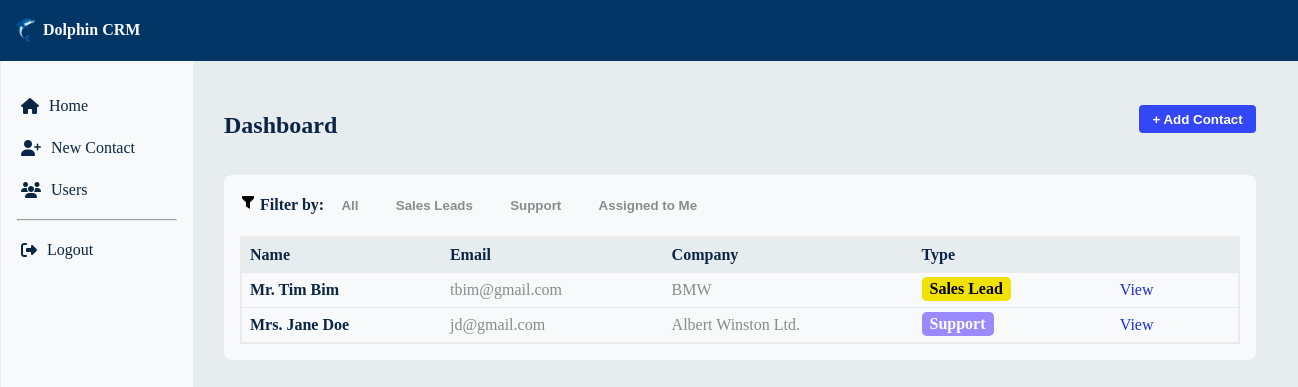
Before: /pages/dashboard.php with the older database file.
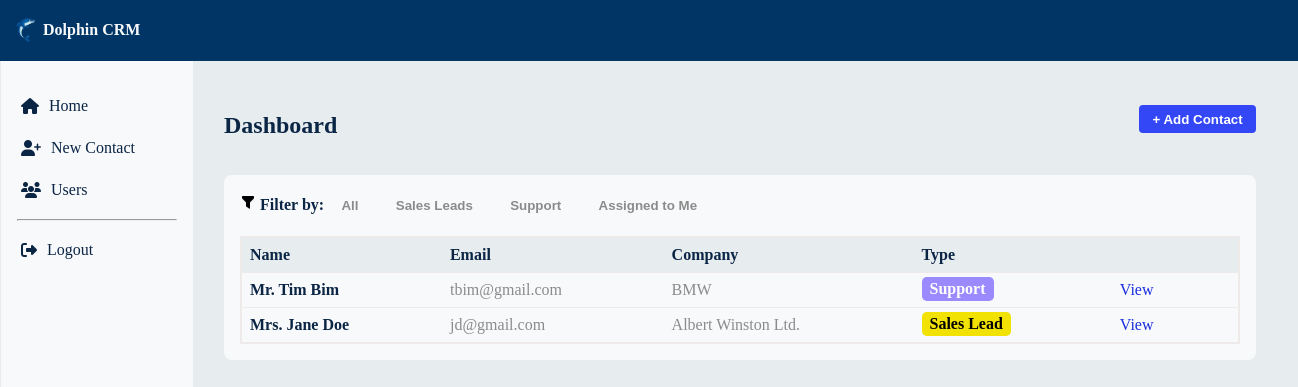
After: the same page with the newer database file.
### tables this page shows
CREATE TABLE `contacts` (
  `id` int(8) NOT NULL,
  `title` varchar(8) NOT NULL,
  `firstname` varchar(32) NOT NULL,
  `lastname` varchar(32) NOT NULL,
  `email` varchar(64) NOT NULL,
  `telephone` varchar(32) NOT NULL,
  `company` varchar(255) NOT NULL,
  `type` varchar(255) NOT NULL,
  `assigned_to` int(8) NOT NULL,
  `created_by` int(8) NOT NULL,
  `created_at` timestamp NOT NULL DEFAULT current_timestamp(),
  `updated_at` timestamp NOT NULL DEFAULT current_timestamp() ON UPDATE current_timestamp()
);

### pages/dashboard.php (the view, shortened to what this page needs)
<?php
require '../includes/dbconfig.php';
include '../includes/metadata.php';
include '../includes/header.php';
include '../includes/sidebar.php';
$fltr = $_GET['filter'] ?? 'all';
$id =[];
$exc = "SELECT * FROM Contacts";
$stmt = $conn->prepare($exc);
$stmt->execute($id);
$contacts = $stmt->fetchAll(PDO::FETCH_ASSOC);
?>
<head>
</head>
<div class="main-content">
    <div class="dashboard-header">
        <h2>Dashboard</h2>
        <a href="./new-contact.php">
        <button id="add-contact-btn">+ Add Contact</button>
        </a>
    </div>
    <div class="dashboard-container">
        <div class="filter-options">
            <span id="filter-label"><img src="images/filter-icon.png" alt="Filter Icon" id="filter-icon"> Filter by: </>
            <button id="fltr_btn" data-filter="all" <?= $fltr === 'all' ? 'class="active"' : '' ?>>All</button>
            <button id="fltr_btn" data-filter="Sales Leads" <?= $fltr === 'Sales Leads' ? 'class="active"' : '' ?>>Sales Leads</button>
            <button id="fltr_btn" data-filter="Support" <?= $fltr === 'Support' ? 'class="active"' : '' ?>>Support</button>
            <button id="fltr_btn" data-filter="Assigned to Me" <?= $fltr === 'Assigned to Me' ? 'class="active"' : '' ?>>Assigned to Me</button>
        </div>
        <table class="contacts-table">
            <thead id="table-head">
                <tr>
                    <th>Name</th>
                    <th>Email</th>
                    <th>Company</th>
                    <th>Type</th>
                    <th></th>
                </tr>
            </thead>
            <tbody>
                <?php foreach ($contacts as $contact):
                    if($contact['type'] == "Support"){$type = "support";}
                    if($contact['type'] == "Sales Lead"){$type = "sales-lead";}
                    ?>
                    <tr>
                        <td><strong><?= $contact['title'].'. '.$contact['firstname']. ' '.$contact['lastname']?></strong></td>
                        <td id="email"><?= $contact['email'] ?></td>
                        <td id="company"><?= $contact['company']?></td>
                        <td><span class="<?=$type ?>"><?= $contact['type'] ?></span></td>
                        <td><a href="view.php?id=<?= $contact['id']?>" class="viewbtn"> View</a></td>
                    </tr>
                <?php endforeach; ?>
            </tbody>
        </table>
    </div>
</div>

### includes/metadata.php (shortened to what this page needs)
<link rel="stylesheet" href="../styles.css">
<link rel="stylesheet" href="https://cdnjs.cloudflare.com/ajax/libs/font-awesome/6.5.0/css/all.min.css">

### includes/header.php (shortened to what this page needs)
<header>
    <div class="head">
        <img src="../images/dolphin.png" class="dolphinHeader">
        <h4>Dolphin CRM</h4>
</header>

### includes/sidebar.php
<aside>
    <ul class="nav-links">
        <li><a href="../pages/dashboard.php"><i class="fa fa-home"></i> Home</a></li>
        <li><a href="../pages/new-contact.php"><i class="fa fa-user-plus"></i> New Contact</a></li>
        <li><a href="../pages/users.php"><i class="fa fa-users"></i> Users</a></li>
        <hr/>
        <li><a href="../pages/index.php" onclick="session_destroy();"><i class="fa fa-sign-out-alt"></i> Logout</a></li>
    </ul>
</aside>

### styles.css (style rules this page uses)
.head { display: flex; flex-direction: row; justify-content: flex-start; align-items: center; padding: 0 1em; background-color: #003566; color: #F8F9FA; }
.dolphinHeader { width: 1.5%; height: 1.5%; margin-right: 0.5em; }
aside { width: 10em; background-color: #F8F9FA; color: #3A5A40; height: 100vh; position: fixed; left: 1; top: 3.8em; padding: 1em 1em 0; }
.nav-links { list-style: none; padding: 0; }
.nav-links li { margin: 1em 0; }
.nav-links a { text-decoration: none; display: flex; align-items: center; padding: 0.25em; color: #0B2545; }
.nav-links i { margin-right: 10px; }
.main-content { margin-left: 12em; padding: 2em; float:inline-start; }
.dashboard-header { font-weight: bold; display: flex; justify-content: space-between; align-items: center; margin-bottom: 1em; }
#add-contact-btn { background-color: #3347f7; color: white; border: none; padding: 0.5em 1em; border-radius: 0.3em; font-weight: bold; margin-bottom: 1em; }
#filter-label { font-weight: bold; margin-right: 0.5em; }
#filter-icon { width: 1em; height: 1em; }
#fltr_btn { border:none; font-weight: bold; padding:0.5em 1em; margin-right:0.5em; background-color: #F8F9FA; color: #8b8b8b; border-radius:0.3em; }
.filter-options { margin-bottom: 1em; }
.dashboard-container { width: 1000px; background-color: #F8F9FA; padding: 1em; border-radius: 0.5em; float: inline-start; }
.contacts-table { display:table; width: 100%; border-collapse: collapse; margin-top: 1em; border: 2px solid #eeeaea; padding: 1em; border-radius: 0.5em; }
.contacts-table td,th { text-align: left; padding: 0.5em; border-bottom: 1px solid #eeeaea; }
.contacts-table th { background-color: #E7ECEF; }
#company, #email { color:#8b8b8b; }
.support { background-color: #9b8afd; color: white; padding: 0.2em 0.5em; border-radius: 0.3em; font-weight: 600; }
.sales-lead { background-color: #f1e203; color: black; padding: 0.2em 0.5em; border-radius: 0.3em; font-weight: 600; }
.viewbtn:visited, .viewbtn:link { text-decoration: none; color:#1a2edb; padding: 0.5em 1em; border-radius: 0.3em; }
#daniel-users-container th, td { padding: 8px; text-align: left; }

Changed rows visible on the page:
changed contacts "Mr": type "Sales Lead" → "Support"
changed contacts "Mrs": type "Support" → "Sales Lead"
